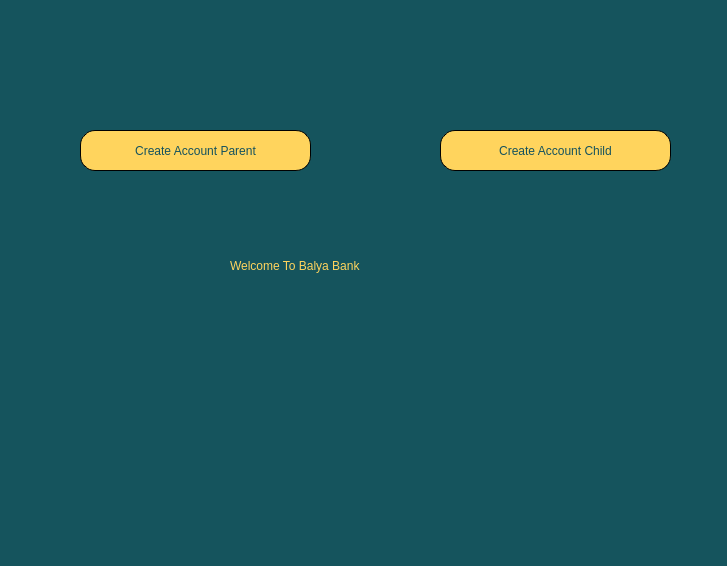
<?xml version="1.0" encoding="UTF-8"?>
<ui version="4.0">
 <class>MainWindow</class>
 <widget class="QMainWindow" name="MainWindow">
  <property name="geometry">
   <rect>
    <x>0</x>
    <y>0</y>
    <width>727</width>
    <height>566</height>
   </rect>
  </property>
  <property name="windowTitle">
   <string>MainWindow</string>
  </property>
  <property name="styleSheet">
   <string notr="true">background-color: rgb(21, 84, 93);</string>
  </property>
  <widget class="QWidget" name="centralwidget">
   <widget class="QLabel" name="label">
    <property name="geometry">
     <rect>
      <x>310</x>
      <y>0</y>
      <width>131</width>
      <height>121</height>
     </rect>
    </property>
    <property name="styleSheet">
     <string notr="true">background-image: url(:/assets/logo3_1.png);</string>
    </property>
    <property name="text">
     <string/>
    </property>
    <property name="pixmap">
     <pixmap resource="../Resource/com_logo.qrc">:/assets/logo3_1.png</pixmap>
    </property>
    <property name="scaledContents">
     <bool>true</bool>
    </property>
   </widget>
   <widget class="QPushButton" name="transaction_btn">
    <property name="geometry">
     <rect>
      <x>80</x>
      <y>130</y>
      <width>231</width>
      <height>41</height>
     </rect>
    </property>
    <property name="styleSheet">
     <string notr="true">QPushButton {
font: italic 18pt &quot;Goudy Old Style&quot;;
background-color: rgb(255, 212, 93);
color: rgb(21, 82, 93);
border: 1px solid;
border-radius: 15px;
}
QPushButton:hover {
background-color:rgb(14, 54, 61);
color:rgb(255,212,93);
}</string>
    </property>
    <property name="text">
     <string>Create Account Parent</string>
    </property>
   </widget>
   <widget class="QPushButton" name="transaction_btn_2">
    <property name="geometry">
     <rect>
      <x>440</x>
      <y>130</y>
      <width>231</width>
      <height>41</height>
     </rect>
    </property>
    <property name="styleSheet">
     <string notr="true">QPushButton {
font: italic 18pt &quot;Goudy Old Style&quot;;
background-color: rgb(255, 212, 93);
color: rgb(21, 82, 93);
border: 1px solid;
border-radius: 15px;
}
QPushButton:hover {
background-color:rgb(14, 54, 61);
color:rgb(255,212,93);
}</string>
    </property>
    <property name="text">
     <string>Create Account Child</string>
    </property>
   </widget>
   <widget class="QStackedWidget" name="stackedWidget">
    <property name="geometry">
     <rect>
      <x>0</x>
      <y>200</y>
      <width>721</width>
      <height>361</height>
     </rect>
    </property>
    <property name="currentIndex">
     <number>0</number>
    </property>
    <widget class="QWidget" name="Home_page">
     <widget class="QLabel" name="label_15">
      <property name="geometry">
       <rect>
        <x>230</x>
        <y>30</y>
        <width>291</width>
        <height>71</height>
       </rect>
      </property>
      <property name="styleSheet">
       <string notr="true">font: 75 22pt &quot;Goudy Old Style&quot;;
color: rgb(255, 212, 93);</string>
      </property>
      <property name="text">
       <string>Welcome To Balya Bank</string>
      </property>
     </widget>
    </widget>
    <widget class="QWidget" name="Parent_page">
     <widget class="QLabel" name="label_2">
      <property name="geometry">
       <rect>
        <x>80</x>
        <y>80</y>
        <width>91</width>
        <height>21</height>
       </rect>
      </property>
      <property name="styleSheet">
       <string notr="true">color: rgb(255, 255, 255);
font: 75 14pt &quot;Goudy Old Style&quot;;</string>
      </property>
      <property name="text">
       <string>Name</string>
      </property>
     </widget>
     <widget class="QLabel" name="label_3">
      <property name="geometry">
       <rect>
        <x>80</x>
        <y>120</y>
        <width>151</width>
        <height>21</height>
       </rect>
      </property>
      <property name="styleSheet">
       <string notr="true">color: rgb(255, 255, 255);
font: 75 14pt &quot;Goudy Old Style&quot;;</string>
      </property>
      <property name="text">
       <string>Account Number</string>
      </property>
     </widget>
     <widget class="QLabel" name="label_4">
      <property name="geometry">
       <rect>
        <x>80</x>
        <y>160</y>
        <width>151</width>
        <height>21</height>
       </rect>
      </property>
      <property name="styleSheet">
       <string notr="true">color: rgb(255, 255, 255);
font: 75 14pt &quot;Goudy Old Style&quot;;</string>
      </property>
      <property name="text">
       <string>Phone Number</string>
      </property>
     </widget>
     <widget class="QLabel" name="label_5">
      <property name="geometry">
       <rect>
        <x>80</x>
        <y>200</y>
        <width>91</width>
        <height>21</height>
       </rect>
      </property>
      <property name="styleSheet">
       <string notr="true">color: rgb(255, 255, 255);
font: 75 14pt &quot;Goudy Old Style&quot;;</string>
      </property>
      <property name="text">
       <string>Username</string>
      </property>
     </widget>
     <widget class="QLabel" name="label_6">
      <property name="geometry">
       <rect>
        <x>80</x>
        <y>240</y>
        <width>91</width>
        <height>21</height>
       </rect>
      </property>
      <property name="styleSheet">
       <string notr="true">color: rgb(255, 255, 255);
font: 75 14pt &quot;Goudy Old Style&quot;;</string>
      </property>
      <property name="text">
       <string>Password</string>
      </property>
     </widget>
     <widget class="QLabel" name="label_7">
      <property name="geometry">
       <rect>
        <x>80</x>
        <y>280</y>
        <width>151</width>
        <height>21</height>
       </rect>
      </property>
      <property name="styleSheet">
       <string notr="true">color: rgb(255, 255, 255);
font: 75 14pt &quot;Goudy Old Style&quot;;</string>
      </property>
      <property name="text">
       <string>Re-enter Password</string>
      </property>
     </widget>
     <widget class="QLineEdit" name="Name_edt">
      <property name="geometry">
       <rect>
        <x>390</x>
        <y>70</y>
        <width>191</width>
        <height>31</height>
       </rect>
      </property>
     </widget>
     <widget class="QLineEdit" name="Acc_edt">
      <property name="geometry">
       <rect>
        <x>390</x>
        <y>110</y>
        <width>191</width>
        <height>31</height>
       </rect>
      </property>
     </widget>
     <widget class="QLineEdit" name="phone_edt">
      <property name="geometry">
       <rect>
        <x>390</x>
        <y>150</y>
        <width>191</width>
        <height>31</height>
       </rect>
      </property>
     </widget>
     <widget class="QLineEdit" name="username_edt">
      <property name="geometry">
       <rect>
        <x>390</x>
        <y>190</y>
        <width>191</width>
        <height>31</height>
       </rect>
      </property>
     </widget>
     <widget class="QLineEdit" name="pass_edit">
      <property name="geometry">
       <rect>
        <x>390</x>
        <y>230</y>
        <width>191</width>
        <height>31</height>
       </rect>
      </property>
     </widget>
     <widget class="QLineEdit" name="repass_edt">
      <property name="geometry">
       <rect>
        <x>390</x>
        <y>270</y>
        <width>191</width>
        <height>31</height>
       </rect>
      </property>
     </widget>
     <widget class="QLabel" name="label_8">
      <property name="geometry">
       <rect>
        <x>260</x>
        <y>10</y>
        <width>221</width>
        <height>21</height>
       </rect>
      </property>
      <property name="styleSheet">
       <string notr="true">color: rgb(255, 255, 255);
font: 75 24pt &quot;Goudy Old Style&quot;;</string>
      </property>
      <property name="text">
       <string>Parent Account</string>
      </property>
     </widget>
     <widget class="QPushButton" name="Submit_btn">
      <property name="geometry">
       <rect>
        <x>230</x>
        <y>320</y>
        <width>181</width>
        <height>31</height>
       </rect>
      </property>
      <property name="styleSheet">
       <string notr="true">QPushButton {
font: italic 18pt &quot;Goudy Old Style&quot;;
background-color: rgb(255, 212, 93);
color: rgb(21, 82, 93);
border: 1px solid;
border-radius: 15px;
}
QPushButton:hover {
background-color:rgb(14, 54, 61);
color:rgb(255,212,93);
}</string>
      </property>
      <property name="text">
       <string>Submit</string>
      </property>
     </widget>
    </widget>
    <widget class="QWidget" name="Child_page">
     <widget class="QLabel" name="label_9">
      <property name="geometry">
       <rect>
        <x>280</x>
        <y>30</y>
        <width>191</width>
        <height>21</height>
       </rect>
      </property>
      <property name="styleSheet">
       <string notr="true">color: rgb(255, 255, 255);
font: 75 24pt &quot;Goudy Old Style&quot;;</string>
      </property>
      <property name="text">
       <string>Child Account</string>
      </property>
     </widget>
     <widget class="QLabel" name="label_10">
      <property name="geometry">
       <rect>
        <x>120</x>
        <y>250</y>
        <width>151</width>
        <height>21</height>
       </rect>
      </property>
      <property name="styleSheet">
       <string notr="true">color: rgb(255, 255, 255);
font: 75 14pt &quot;Goudy Old Style&quot;;</string>
      </property>
      <property name="text">
       <string>Re-enter Password</string>
      </property>
     </widget>
     <widget class="QLabel" name="label_11">
      <property name="geometry">
       <rect>
        <x>120</x>
        <y>210</y>
        <width>91</width>
        <height>21</height>
       </rect>
      </property>
      <property name="styleSheet">
       <string notr="true">color: rgb(255, 255, 255);
font: 75 14pt &quot;Goudy Old Style&quot;;</string>
      </property>
      <property name="text">
       <string>Password</string>
      </property>
     </widget>
     <widget class="QLabel" name="label_12">
      <property name="geometry">
       <rect>
        <x>120</x>
        <y>80</y>
        <width>91</width>
        <height>21</height>
       </rect>
      </property>
      <property name="styleSheet">
       <string notr="true">color: rgb(255, 255, 255);
font: 75 14pt &quot;Goudy Old Style&quot;;</string>
      </property>
      <property name="text">
       <string>Name</string>
      </property>
     </widget>
     <widget class="QLineEdit" name="child_username_edt">
      <property name="geometry">
       <rect>
        <x>430</x>
        <y>160</y>
        <width>191</width>
        <height>31</height>
       </rect>
      </property>
     </widget>
     <widget class="QLineEdit" name="chid_pass_edit">
      <property name="geometry">
       <rect>
        <x>430</x>
        <y>200</y>
        <width>191</width>
        <height>31</height>
       </rect>
      </property>
     </widget>
     <widget class="QLabel" name="label_13">
      <property name="geometry">
       <rect>
        <x>120</x>
        <y>170</y>
        <width>91</width>
        <height>21</height>
       </rect>
      </property>
      <property name="styleSheet">
       <string notr="true">color: rgb(255, 255, 255);
font: 75 14pt &quot;Goudy Old Style&quot;;</string>
      </property>
      <property name="text">
       <string>Username</string>
      </property>
     </widget>
     <widget class="QLineEdit" name="child_repass_edt">
      <property name="geometry">
       <rect>
        <x>430</x>
        <y>240</y>
        <width>191</width>
        <height>31</height>
       </rect>
      </property>
     </widget>
     <widget class="QLineEdit" name="child_Name_edt">
      <property name="geometry">
       <rect>
        <x>430</x>
        <y>70</y>
        <width>191</width>
        <height>31</height>
       </rect>
      </property>
     </widget>
     <widget class="QLabel" name="label_14">
      <property name="geometry">
       <rect>
        <x>120</x>
        <y>130</y>
        <width>131</width>
        <height>21</height>
       </rect>
      </property>
      <property name="styleSheet">
       <string notr="true">color: rgb(255, 255, 255);
font: 75 14pt &quot;Goudy Old Style&quot;;</string>
      </property>
      <property name="text">
       <string>Date Of Birth</string>
      </property>
     </widget>
     <widget class="QDateEdit" name="dateEdit">
      <property name="geometry">
       <rect>
        <x>430</x>
        <y>120</y>
        <width>191</width>
        <height>31</height>
       </rect>
      </property>
     </widget>
     <widget class="QPushButton" name="child_submit_btn">
      <property name="geometry">
       <rect>
        <x>270</x>
        <y>300</y>
        <width>181</width>
        <height>31</height>
       </rect>
      </property>
      <property name="styleSheet">
       <string notr="true">QPushButton {
font: italic 18pt &quot;Goudy Old Style&quot;;
background-color: rgb(255, 212, 93);
color: rgb(21, 82, 93);
border: 1px solid;
border-radius: 15px;
}
QPushButton:hover {
background-color:rgb(14, 54, 61);
color:rgb(255,212,93);
}</string>
      </property>
      <property name="text">
       <string>Submit</string>
      </property>
     </widget>
    </widget>
   </widget>
  </widget>
 </widget>
 <resources>
  <include location="../Resource/com_logo.qrc"/>
 </resources>
 <connections/>
</ui>
